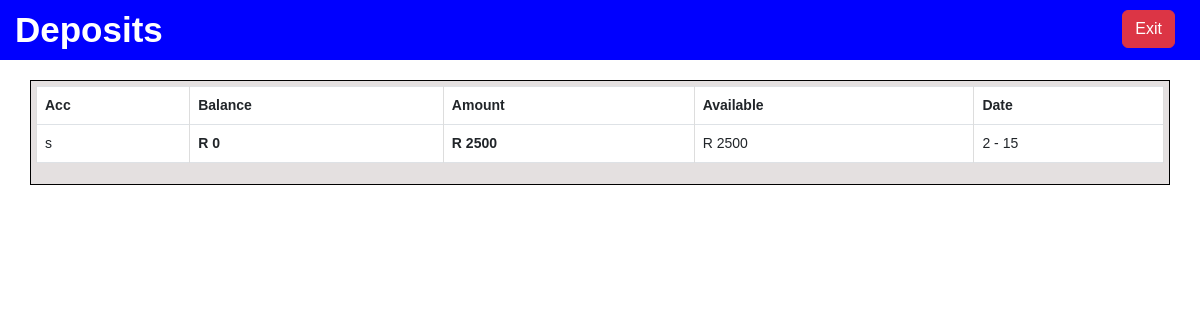
Page /deposits (signed in) on the earlier database version.
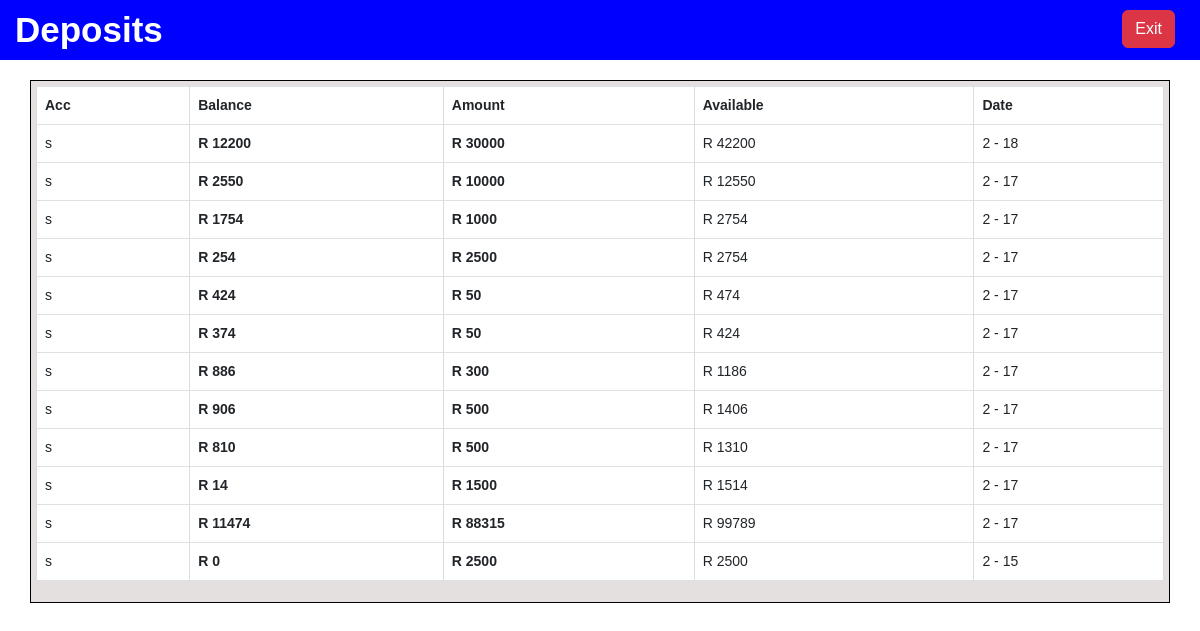
Same page on the later database version.
### app_models/accounts.py (models this page shows)
class Deposits(db.Model):
    id = db.Column(db.Integer, primary_key=True)
    account_name = db.Column(db.String(50))
    account_type = db.Column(db.String(50))
    account_number = db.Column(db.Integer)
    currency = db.Column(db.String(100))
    currency_symbol = db.Column(db.String(5))
    previous_balance = db.Column(db.Integer)
    account_balance = db.Column(db.Integer)
    deposit_amount = db.Column(db.String(50))
    deposit_date = db.Column(db.Date)
    deposit_time = db.Column(db.Time)
    user_id = db.Column(db.ForeignKey("user.id"), nullable=False)

### app.py (the view)
@app.route("/deposits", methods=['GET'])
@login_required
def deposits():
    page_name = 'deposits'
    user_id = current_user.id
    account = Accounts.query.get(user_id)
    account_number = account.account_number
    deposits = Deposits.query.filter_by(user_id=user_id).order_by(
        Deposits.deposit_date.desc(),
        Deposits.deposit_time.desc(),
    ).all()
    if current_user.role == 'Agent':
        page_name = 'merchant deposits'
        return render_template("merchant/merchant_deposits.html",
                               page_name=page_name,
                               deposits=deposits,
                               )
    return render_template("funds/deposits.html",
                           page_name=page_name,
                           deposits=deposits,
                           )

### app.py (called while the page is built)
@login_manager.user_loader
def load_user(user_id):
    return User.query.get(int(user_id))

### templates/funds/deposits.html (shortened to what this page needs)
{% extends 'layouts/statements.html' %}
{% block content %}
<link rel="stylesheet" href="/static/custom/css/tables.css">
<div class="container">
<div class="table-responsive">
    <table class="table table-bordered">
        <thead>
            <tr>
                <th>Acc</th>
                <th>Balance</th>
                <th>Amount</th>
                <th>Available</th>
                <th>Date</th>
            </tr>
        </thead>
        <tbody>
            {% for deposit in deposits %}
            <tr>
                <td>{{ deposit.account_name }}</td>
                <th>{{ deposit.currency_symbol }} {{ deposit.previous_balance }}</th>
                <th>{{ deposit.currency_symbol }} {{ deposit.deposit_amount }}</th>
                <td>{{ deposit.currency_symbol }} {{ deposit.account_balance }}</td>
                <td>{{ deposit.deposit_date.month }} - {{ deposit.deposit_date.day }}</td>
            </tr>
            {% endfor %}
        </tbody>
    </table>
</div>
</div>
{% endblock %}

Differences in the rows shown:
added Deposits: account_name "s", currency_symbol "R", previous_balance "12200", deposit_amount "30000", account_balance "42200", deposit_date.month "2", deposit_date.day "18"
added Deposits: account_name "s", currency_symbol "R", previous_balance "2550", deposit_amount "10000", account_balance "12550", deposit_date.month "2", deposit_date.day "17"
added Deposits: account_name "s", currency_symbol "R", previous_balance "1754", deposit_amount "1000", account_balance "2754", deposit_date.month "2", deposit_date.day "17"
added Deposits: account_name "s", currency_symbol "R", previous_balance "254", deposit_amount "2500", account_balance "2754", deposit_date.month "2", deposit_date.day "17"
added Deposits: account_name "s", currency_symbol "R", previous_balance "424", deposit_amount "50", account_balance "474", deposit_date.month "2", deposit_date.day "17"
added Deposits: account_name "s", currency_symbol "R", previous_balance "374", deposit_amount "50", account_balance "424", deposit_date.month "2", deposit_date.day "17"
added Deposits: account_name "s", currency_symbol "R", previous_balance "886", deposit_amount "300", account_balance "1186", deposit_date.month "2", deposit_date.day "17"
added Deposits: account_name "s", currency_symbol "R", previous_balance "906", deposit_amount "500", account_balance "1406", deposit_date.month "2", deposit_date.day "17"
added Deposits: account_name "s", currency_symbol "R", previous_balance "810", deposit_amount "500", account_balance "1310", deposit_date.month "2", deposit_date.day "17"
added Deposits: account_name "s", currency_symbol "R", previous_balance "14", deposit_amount "1500", account_balance "1514", deposit_date.month "2", deposit_date.day "17"
added Deposits: account_name "s", currency_symbol "R", previous_balance "11474", deposit_amount "88315", account_balance "99789", deposit_date.month "2", deposit_date.day "17"
